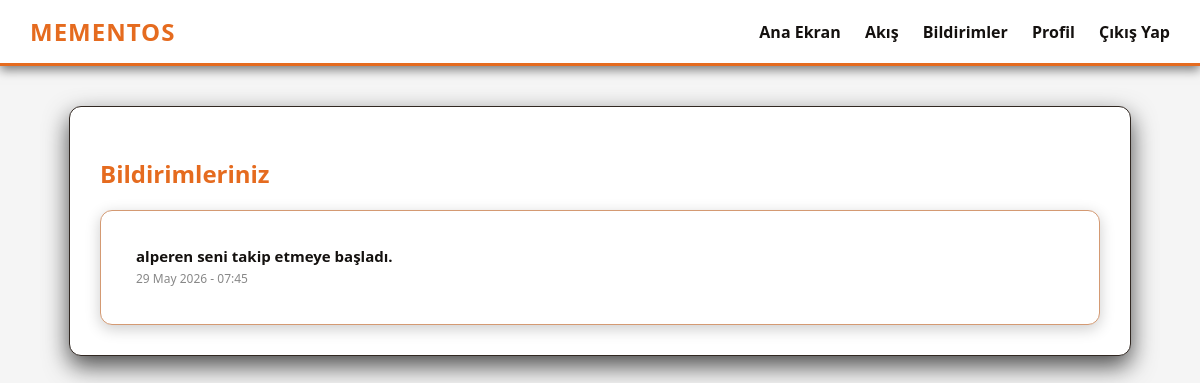
The app's page /notifications (signed in), older data.
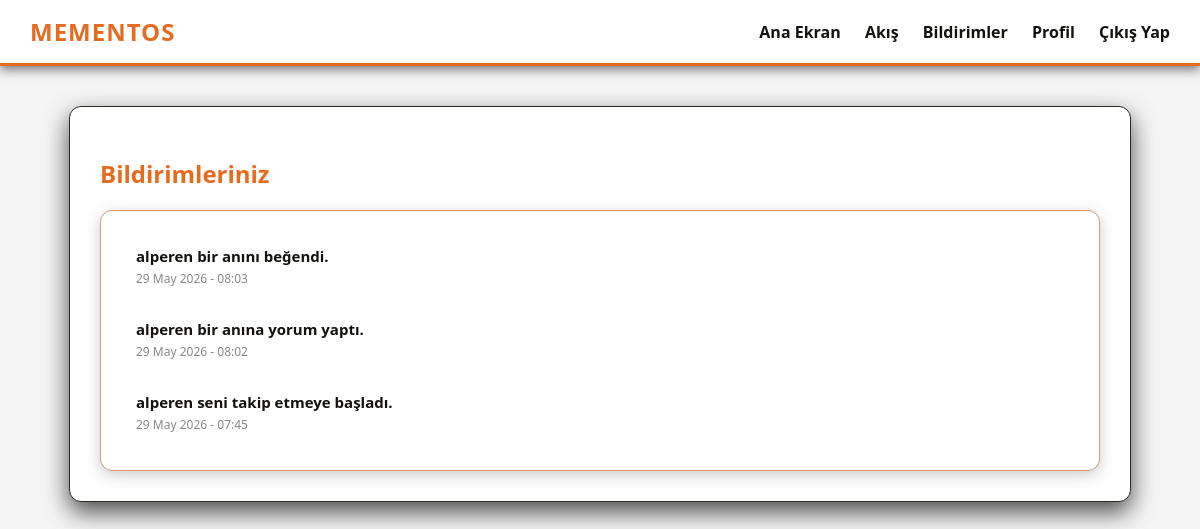
The same page, newer data.
### app/models.py (models this page shows, shortened)
class Notification(db.Model):
    id: so.Mapped[int] = so.mapped_column(primary_key=True)
    user_id: so.Mapped[int] = so.mapped_column(sa.ForeignKey(User.id), index=True)
    message: so.Mapped[str] = so.mapped_column(sa.String(256))
    link: so.Mapped[Optional[str]] = so.mapped_column(sa.String(256))
    timestamp: so.Mapped[datetime] = so.mapped_column(index=True, default=lambda: datetime.now(timezone.utc))
    is_read: so.Mapped[bool] = so.mapped_column(sa.Boolean, default=False)
    user: so.Mapped[User] = so.relationship(back_populates='notifications')

### app/main/routes.py (the view)
@bp.route('/notifications')
@login_required
def notifications():
    query = current_user.notifications.select().order_by(Notification.timestamp.desc())
    page = request.args.get('page', 1, type=int)
    pagination = db.paginate(query, page=page, per_page=20, error_out=False)
    unread = db.session.scalars(current_user.notifications.select().filter_by(is_read=False)).all()
    for notif in unread:
        notif.is_read = True
    if unread:
        db.session.commit()
    return render_template('notifications.html', title='Bildirimler', notifications=pagination.items, pagination=pagination)

### app/main/routes.py (called while the page is built)
@bp.before_request
def before_request():
    if current_user.is_authenticated:
        current_user.last_seen = datetime.now(timezone.utc)
        db.session.commit()

@bp.context_processor
def inject_notifications():
    if current_user.is_authenticated:
        unread_count = db.session.scalar(sa.select(sa.func.count(Notification.id)).where(Notification.user_id == current_user.id, Notification.is_read == False))
        return dict(unread_notifications_count=unread_count or 0)
    return dict(unread_notifications_count=0)

### app/models.py (called while the page is built)
@login.user_loader
def load_user(id):
    return db.session.get(User, int(id))

### app/templates/notifications.html (shortened to what this page needs)
{% extends "base.html" %}
{% block content %}
    <h2 style="color: var(--accent-orange); margin-bottom: 20px;">Bildirimleriniz</h2>
    <div style="background: var(--box-bg); border-radius: 12px; padding: 20px; box-shadow: 0 4px 15px rgba(0,0,0,0.2); border: 1px solid var(--accent-brown);">
        {% for notif in notifications %}
            <div style="padding: 15px; border-bottom: 1px solid rgba(255,255,255,0.1); display: flex; justify-content: space-between; align-items: center; transition: background 0.2s;" onmouseover="this.style.background='rgba(255,255,255,0.05)'" onmouseout="this.style.background='transparent'">
                <div>
                    <p style="margin: 0; color: var(--text-main); font-size: 15px;">
                        {% if notif.link %}
                            <a href="{{ notif.link }}" style="color: var(--text-main); text-decoration: none;">
                                <strong>{{ notif.message }}</strong>
                            </a>
                        {% else %}
                            <strong>{{ notif.message }}</strong>
                        {% endif %}
                    </p>
                    <span style="font-size: 12px; color: #888;">{{ notif.timestamp.strftime('%d %B %Y - %H:%M') }}</span>
                </div>
            </div>
        {% else %}
            <p style="color: #666; text-align: center; margin: 20px 0;">Henüz hiç bildiriminiz yok.</p>
        {% endfor %}
    </div>
{% endblock %}

### app/templates/base.html (shortened to what this page needs)
<!DOCTYPE html>
<html lang="tr">
<head>
    <link rel="stylesheet" href="{{ url_for('static', filename='css/style.css') }}">
</head>
<body>
    <nav class="navbar">
        <a class="navbar-brand" href="{{ url_for('main.index') }}">MementOS</a>
        <div class="navbar-links">
            <a href="{{ url_for('main.index') }}">Ana Ekran</a>
            {% if current_user.is_anonymous %}
                <a href="{{ url_for('auth.login') }}">Giriş Yap</a>
                <a href="{{ url_for('auth.register') }}">Kayıt Ol</a>
            {% else %}
                <a href="{{ url_for('main.feed') }}">Akış</a>
                <a href="{{ url_for('main.notifications') }}" style="position: relative;">
                    Bildirimler
                </a>
                <a href="{{ url_for('main.user', username=current_user.username) }}">Profil</a>
                <a href="{{ url_for('auth.logout') }}">Çıkış Yap</a>
            {% endif %}
        </div>
    </nav>
    <div class="container">
        {% block content %}{% endblock %}
    </div>
</body>
</html>

### app/static/css/style.css (style rules this page uses)
:root { --bg-dark: #F5F5F5; --box-bg: #FFFFFF; --text-main: #14110F; --accent-orange: #E56B1F; --accent-brown: #D49A73; --input-bg: #EEEEEE; --window-header: #E0E0E0; --window-header-text: #333; --masonry-bg: rgba(255, 255, 255, 0.85); --window-bg: rgba(255, 255, 255, 0.85); }
body { background-color: var(--bg-dark); color: var(--text-main); font-family: 'Segoe UI', Tahoma, Geneva, Verdana, sans-serif; margin: 0; padding: 0; }
.navbar { background-color: var(--box-bg); padding: 15px 30px; display: flex; justify-content: space-between; align-items: center; border-bottom: 3px solid var(--accent-orange); box-shadow: 0 4px 10px rgba(0,0,0,0.5); }
.navbar-brand { font-size: 1.5em; font-weight: 900; color: var(--accent-orange); text-decoration: none; letter-spacing: 1px; text-transform: uppercase; }
.navbar-links a { color: var(--text-main); text-decoration: none; margin-left: 20px; font-weight: bold; transition: color 0.3s ease; }
.container { max-width: 1000px; margin: 40px auto; padding: 30px; background-color: var(--box-bg); border-radius: 12px; box-shadow: 0 10px 25px rgba(0,0,0,0.7); border: 1px solid #312822; }
a { color: var(--accent-orange); text-decoration: none; }

Row changes from the older to the newer data that the page shows:
added Notification: message "alperen bir anını beğendi.", timestamp "29 May 2026 - 08:03"
added Notification: message "alperen bir anına yorum yaptı.", timestamp "29 May 2026 - 08:02"
